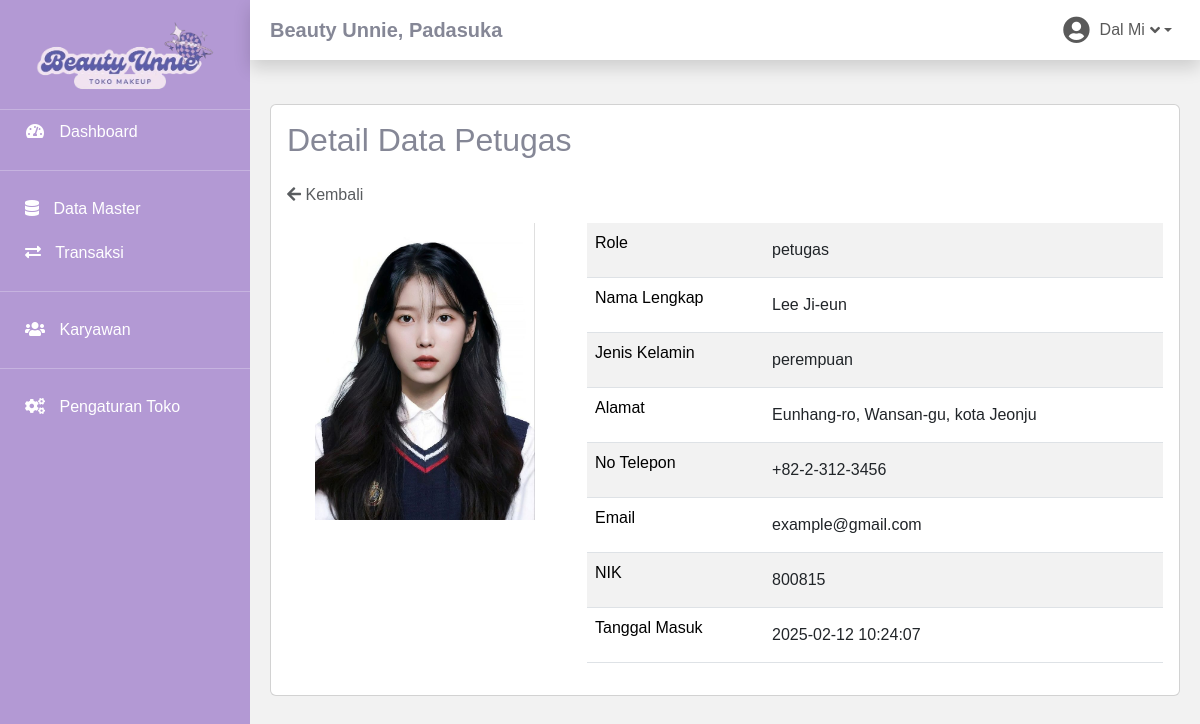
The app's page /detail-petugas.php?id=6 (signed in) with its own data.
### tables this page shows
CREATE TABLE `toko` (
  `id_toko` int(11) NOT NULL,
  `nama_toko` varchar(225) NOT NULL,
  `alamat_toko` text NOT NULL,
  `tlp` varchar(13) NOT NULL,
  `nama_pemilik` char(225) NOT NULL
);

CREATE TABLE `member` (
  `id_member` int(11) NOT NULL,
  `id_role` int(11) NOT NULL,
  `nm_member` varchar(255) NOT NULL,
  `jenis_kelamin` enum('perempuan','laki-laki') NOT NULL,
  `alamat_member` text NOT NULL,
  `telepon` varchar(255) NOT NULL,
  `email` varchar(255) NOT NULL,
  `gambar` text NOT NULL,
  `NIK` text NOT NULL,
  `tgl_masuk` datetime NOT NULL,
  `tgl_keluar` datetime NOT NULL
);

CREATE TABLE `role` (
  `id_role` int(11) NOT NULL,
  `nama_role` varchar(225) NOT NULL
);

### detail-petugas.php (the view)
<?php
include 'connection.php';
include 'sidebar.php';
$id = $_GET['id'];
$tampil = mysqli_query($conn, "SELECT * FROM member
    JOIN role ON member.id_role = role.id_role
    WHERE id_member = $id");
while ($data = mysqli_fetch_array($tampil)):
?>
<div class="container">
    <div class="card card-body">
        <h2 class="mb-4">Detail Data Petugas</h2>
        <a href="master-petugas.php" class="text-decoration-none text-muted mb-3"><i class="fa fa-arrow-left"></i> Kembali</a>
        <div class="row">
            <div class="col-md-4 text-center">
                <?php if (!empty($data['gambar'])): ?>
                    <img src="img/<?php echo $data['gambar']; ?>" alt="Foto Member" class="img-fluid" style="max-width: 80%; height: auto;">
                <?php else: ?>
                    <img src="img/no-image.jpg" alt="No Image" class="img-fluid" style="max-width: 80%; height: auto;">
                <?php endif; ?>
            </div>
            <div class="col-md-8">
                <table class="table table-striped">
                    <tr>
                        <td>Role</td>
                        <td><span class="form-control-plaintext"><?php echo $data['nama_role'];?></span></td>
                    </tr>
                    <tr>
                        <td>Nama Lengkap</td>
                        <td><span class="form-control-plaintext"><?php echo $data['nm_member'];?></span></td>
                    </tr>
                    <tr>
                        <td>Jenis Kelamin</td>
                        <td><span class="form-control-plaintext"><?php echo $data['jenis_kelamin'];?></span></td>
                    </tr>
                    <tr>
                        <td>Alamat</td>
                        <td><span class="form-control-plaintext"><?php echo $data['alamat_member'];?></span></td>
                    </tr>
                    <tr>
                        <td>No Telepon</td>
                        <td><span class="form-control-plaintext"><?php echo $data['telepon'];?></span></td>
                    </tr>
                    <tr>
                        <td>Email</td>
                        <td><span class="form-control-plaintext"><?php echo $data['email'];?></span></td>
                    </tr>
                    <tr>
                        <td>NIK</td>
                        <td><span class="form-control-plaintext"><?php echo $data['NIK'];?></span></td>
                    </tr>
                    <tr>
                        <td>Tanggal Masuk</td>
                        <td><span class="form-control-plaintext"><?php echo $data['tgl_masuk'];?></span></td>
                    </tr>
                </table>
            </div>
        </div>
    </div>
</div>
<?php endwhile; ?>
<?php include 'footer.php'; ?>

### sidebar.php (shortened to what this page needs)
<?php
include "connection.php";
?>
<!DOCTYPE html>
<html lang="en">
<head>
    <link href="bootstrap-5.3.3-dist/css/bootstrap.min.css" rel="stylesheet">
    <link href="assets/vendor/fontawesome-free/css/all.min.css" rel="stylesheet" type="text/css">
</head>
<body>
    <?php if ($_SESSION['id_role'] == 1) { ?>
        <div class="sidebar d-flex flex-column">
            <div class="text-center mb-3">
                <img src="img/logo.png" alt="Logo" style="width: 180px;">
            </div>
            <hr class="sidebar-divider my-0">
            <a href="dashboard-administrator.php" class="nav-link active">
                <i class="fas fa-fw fa-tachometer-alt"></i>
                <span>Dashboard</span>
            </a>
            <hr class="sidebar-divider">
            <div class="nav-item">
                <a class="nav-link collapsed" href="#" data-bs-toggle="collapse" data-bs-target="#masterDataMenu"
                    aria-expanded="false" aria-controls="masterDataMenu">
                    <i class="fas fa-database"></i>
                    <span>Data Master</span>
                </a>
            </div>
            <div class="nav-item">
                <a class="nav-link collapsed" href="#" data-bs-toggle="collapse" data-bs-target="#transaksiMenu"
                    aria-expanded="false" aria-controls="transaksiMenu">
                    <i class="fas fa-exchange-alt"></i>
                    <span>Transaksi</span>
                </a>
            </div>
            <hr class="sidebar-divider">
            <div class="nav-item">
                <a class="nav-link collapsed" href="#" data-bs-toggle="collapse" data-bs-target="#karyawanMenu"
                    aria-expanded="false" aria-controls="karyawanMenu">
                    <i class="fas fa-users"></i>
                    <span>Karyawan</span>
                </a>
            </div>
            <hr class="sidebar-divider d-none d-md-block">
            <a href="pengaturan-toko.php" class="nav-link">
                <i class="fas fa-fw fa-cogs"></i>
                <span>Pengaturan Toko</span>
            </a>
        </div>
    <?php } ?>
    <div class="main-content">
         <nav class="navbar navbar-expand navbar-light bg-white topbar mb-4 static-top shadow">
            <?php
            $tampil = mysqli_query($conn, "SELECT * FROM `toko` WHERE 1");
            while ($toko = mysqli_fetch_array($tampil)):
            ?>
            <h5 class="d-lg-block d-none mt-2"><b> <?= $toko['nama_toko']?>, <?= $toko['alamat_toko']?></b></h5>
            <?php endwhile; ?>
            <ul class="navbar-nav ml-auto">
                <li class="nav-item dropdown no-arrow">
                    <a class="nav-link dropdown-toggle" href="#" id="userDropdown" role="button" data-bs-toggle="dropdown"
                        aria-haspopup="true" aria-expanded="false">
                        <i class="fas fa-user-circle"></i>
                        <span class="mr-2 d-none d-lg-inline text-gray-600 small ml-2"><?= $_SESSION['nm_member']?></span>
                        <i class="fas fa-angle-down"></i>
                    </a>
                </li>
            </ul>
        </nav>
        <?php include 'footer.php'; ?>

### sidebar.php (style rules this page uses)
* { margin: 0; padding: 0; box-sizing: border-box; font-family: Arial, sans-serif; }
body { margin: 0; font-family: "Nunito", -apple-system, BlinkMacSystemFont, "Segoe UI", Roboto, "Helvetica Neue", Arial, sans-serif, "Apple Color Emoji", "Segoe UI Emoji", "Segoe UI Symbol", "Noto Color Emoji"; font-size: 1rem; font-weight: 400; line-height: 1.5; color: #858796; text-align: left; background-color: #f2f2f2; }
.navbar { width: calc(100% - 250px); left: 250px; display: flex; justify-content: space-between; align-items: center; padding: 0 20px; height: 60px; }
.navbar .nav-item.dropdown .nav-link { display: flex; align-items: center; }
.navbar .nav-item.dropdown .text-gray-600 { font-size: 1rem; margin-right: 5px; }
.navbar .nav-item.dropdown .fa-user-circle { font-size: 1.7rem; margin-right: 10px; }
.main-content { display: flex; flex-grow: 1; }
.sidebar { height: 100vh; width: 250px; position: fixed; background-color: #b399d4; color: #fff; padding-top: 20px; }
.sidebar a { color: #fff; text-decoration: none; padding: 10px 25px; display: block; border-radius: 4px; font-weight: 500; }
.sidebar .nav-link i { margin-right: 10px; }
.container { margin-left: 250px; width: calc(100% - 250px); padding: 20px; }

### records on screen
toko: nama_toko "Beauty Unnie", alamat_toko "Padasuka"
member: gambar (picture), id_role.nama_role "petugas", nm_member "Lee Ji-eun", jenis_kelamin "perempuan", alamat_member "Eunhang-ro, Wansan-gu, kota Jeonju", telepon "+82-2-312-3456", email "example@gmail.com", NIK "800815", tgl_masuk "2025-02-12 10:24:07"

### other values on screen
$_SESSION['nm_member'] "Dal Mi"
